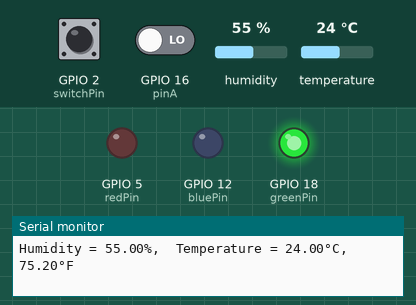
This program was run on a simulated ESP32. On the bench: output pins drawn as LEDs (lit = HIGH), the last lines printed to the serial monitor. Dashed ring = blinking. Inputs (shaded band) come from the test bench; at power-on: humidity 55 %, temperature 24 °C, GPIO 2 (switchPin) HIGH, GPIO 16 (pinA) LOW.

Above: at 2.4 s.
2.5 s: humidity set to 26 %
6.5 s: humidity set to 23 %
At 7.7 s:
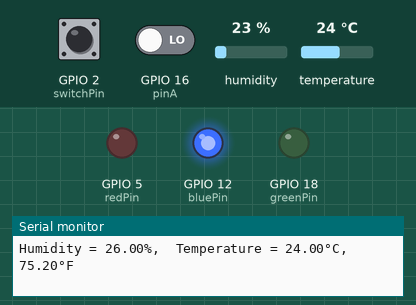
8.7 s: temperature set to 29 °C
11.0 s: temperature set to 32 °C
At 16.2 s:
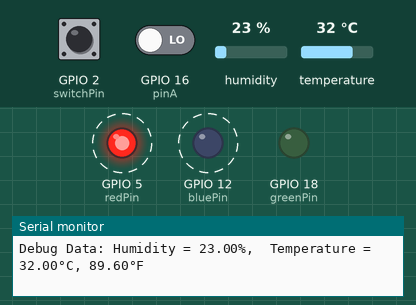
19.8 s: GPIO 2 (switchPin) pulled LOW for 1 s
Timing chart, 0 to 24.3 s (numbered marks = the images above; inputs shaded):
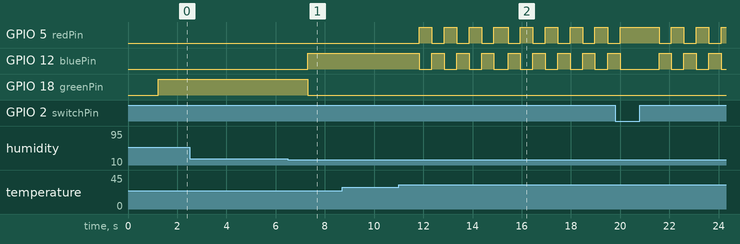

The program:

main.cpp
```cpp
#include <Arduino.h>
#include <DHT.h>
#include <RotaryEncoder.h>
#include <LiquidCrystal.h>
#include <Wire.h>
#define DHT11PIN 4

#define DHTTYPE DHT11

DHT dht(DHT11PIN, DHTTYPE);
float h,tc,tf;
int toggle = 1;
int switchPin = 2;
int switchState = HIGH;

int pinA = 16;
int pinB = 15;
int pinAstateCurrent = LOW;
int pinAStateLast = pinAstateCurrent;
int prevSwitchState = HIGH;

const int redPin = 5;
const int greenPin = 18;
const int bluePin = 12;

//temperature
  float deftemp = 17.5;
  float mintemp = 5;
  float maxtemp = 30;

  //humidity
  float defhumidity = 50;
  float minhumidity = 25;
  float maxhumidity = 60;


void setup()
{
  delay(200);
  Serial.begin(9600);
  dht.begin();
  delay(1000);
  Serial.println("DHT11 Temperature and Humidity ");

  pinMode(switchPin, INPUT_PULLUP);
  pinMode(pinA, INPUT);
  pinMode(pinB, INPUT);

  pinMode(redPin, OUTPUT);
  pinMode(greenPin, OUTPUT);
  pinMode(bluePin, OUTPUT);
}

void loop()
{
    // Read temperature and humidity data from DHT11 sensor
  h = dht.readHumidity();
  tc = dht.readTemperature();
  tf = dht.readTemperature(true);

  // Check if temperature and humidity values are out of range


  boolean isTemperatureOutOfRange;
  boolean isHumidityOutOfRange;


  if (tc > maxtemp || tc < mintemp) {
    isTemperatureOutOfRange = true;
  } else {
    isTemperatureOutOfRange = false;
  }

  if (h > maxhumidity || h < minhumidity) {
    isHumidityOutOfRange = true;
  } else {
    isHumidityOutOfRange = false;
  }


  if (isTemperatureOutOfRange && isHumidityOutOfRange) {
    // Flash between red and blue
    analogWrite(redPin, 0);
    analogWrite(greenPin, 0);
    analogWrite(bluePin, 255);
    delay(500);
    analogWrite(greenPin, 0);
    analogWrite(bluePin, 0);
    analogWrite(redPin, 255);
    delay(500);
  } else if (isTemperatureOutOfRange) {
    // Turn on red LED
    analogWrite(redPin, 255);
    analogWrite(greenPin, 0);
    analogWrite(bluePin, 0);
  } else if (isHumidityOutOfRange) {
    // Turn on blue LED
    analogWrite(redPin, 0);
    analogWrite(greenPin, 0);
    analogWrite(bluePin, 255);
  } else if (!isTemperatureOutOfRange && !isHumidityOutOfRange){
    // Turn on green LED
    analogWrite(redPin, 0);
    analogWrite(greenPin, 255);
    analogWrite(bluePin, 0);
  }


  //BUTTON
  switchState = digitalRead(switchPin);

  if(switchState == LOW && prevSwitchState == HIGH) {
    Serial.println("Switch Pressed");
    prevSwitchState = LOW;
    delay(1000);
    if(toggle == 4) {
      toggle = 1;
      Serial.println("Minimum Temperature: ");
    } else if (toggle == 1) {
      toggle++;
      Serial.println("Maximum Temperature: ");
    } else if (toggle == 2) {
      toggle++;
      Serial.println("Minimum Humidity: ");
    } else if (toggle == 3) {
      toggle++;
      Serial.println("Maximum Humidity: ");
    }

  } else {
    prevSwitchState = switchState;
  }
  pinAstateCurrent = digitalRead(pinA);

  if((pinAStateLast == LOW) && (pinAstateCurrent==HIGH)) {
    if(digitalRead(pinB) == HIGH) {
      if(toggle == 4) {
        mintemp = mintemp - 0.1;
        Serial.println("Minimum Temperature: ");
        Serial.println(mintemp);
      } else if (toggle == 1 && maxtemp>mintemp) {
        maxtemp = maxtemp - 0.1;
        Serial.println("Maximum Temperature: ");
        Serial.println(maxtemp);
      } else if (toggle == 2) {
        minhumidity = minhumidity - 0.1;
        Serial.println("Minimum Humidity: ");
        Serial.println(minhumidity);
      } else if (toggle == 3 && maxhumidity>minhumidity) {
        maxhumidity = maxhumidity - 0.1;
        Serial.println("Maximum Humidity: ");
        Serial.println(maxhumidity);
      }
    } else {
      if(toggle == 4 && maxtemp>mintemp) {
        mintemp = mintemp + 0.1;
        Serial.println("Minimum Temperature: ");
        Serial.println(mintemp);
      } else if (toggle == 1) {
        maxtemp = maxtemp + 0.1;
        Serial.println("Maximum Temperature: ");
        Serial.println(maxtemp);
      } else if (toggle == 2 && maxhumidity>minhumidity) {
        minhumidity = minhumidity + 0.1;
        Serial.println("Minimum Humidity: ");
        Serial.println(minhumidity);
      } else if (toggle == 3) {
        maxhumidity = maxhumidity + 0.1;
        Serial.println("Maximum Humidity: ");
        Serial.println(maxhumidity);
      }
    }
  }

  pinAStateLast = pinAstateCurrent;

  static unsigned long lastSampleTime = 0;
  static unsigned long lastDebugTime = 0;
  unsigned long currentTime = millis();
  const unsigned long sampleInterval = 1000; // Sample every 1 second
  const unsigned long debugInterval = 5000; // Log debug data every 5 seconds

  if (currentTime - lastSampleTime >= sampleInterval)
  {
    lastSampleTime = currentTime;

    h = dht.readHumidity();
    tc = dht.readTemperature();
    tf = dht.readTemperature(true);

    Serial.print('\n');
    Serial.print("Humidity = ");
    Serial.print(h);
    Serial.print("%,  ");
    Serial.print("Temperature = ");
    Serial.print(tc);
    Serial.print("°C, ");
    Serial.print(tf);
    Serial.println("°F");
  }

  if (currentTime - lastDebugTime >= debugInterval)
  {
    lastDebugTime = currentTime;

    Serial.print("Debug Data: ");
    Serial.print("Humidity = ");
    Serial.print(h);
    Serial.print("%,  ");
    Serial.print("Temperature = ");
    Serial.print(tc);
    Serial.print("°C, ");
    Serial.print(tf);
    Serial.println("°F");
  }
}
```

Measured:
- the behaviour switches between 25 and 24 % on humidity (found by bisection; images 0 and 1)
- the behaviour switches between 30 and 31 °C on temperature (found by bisection; images 1 and 2)
- after the input at 6.5 s, GPIO 12 (bluePin): LOW → HIGH after 0.79 s; GPIO 18 (greenPin): HIGH → LOW after 0.79 s
- after the input at 11.0 s, GPIO 5 (redPin): alternates HIGH for 0.51 s and LOW for 0.50 s, starting after 0.84 s; GPIO 12 (bluePin): alternates HIGH for 0.50 s and LOW for 0.51 s, starting after 0.84 s
